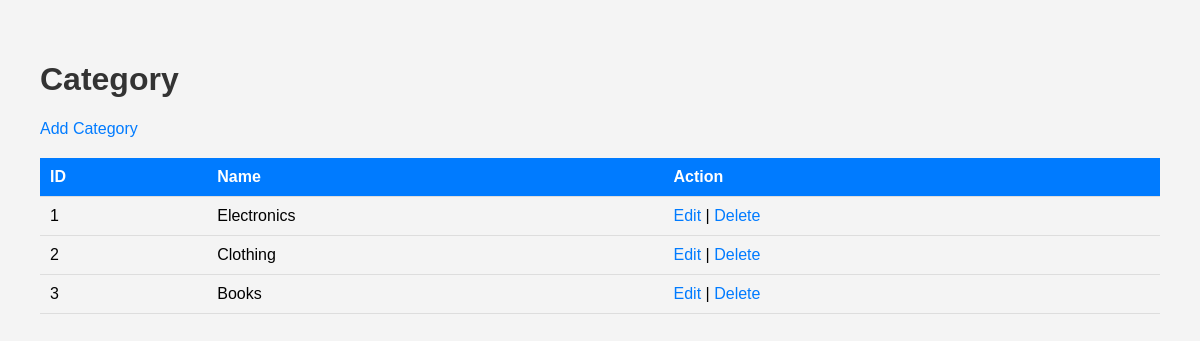
The app's page /code/category-view.php with its own data.
### tables this page shows
CREATE TABLE Categories (
    category_id INT PRIMARY KEY AUTO_INCREMENT,
    category_name VARCHAR(50) NOT NULL
);

### code/category-view.php (the view, shortened to what this page needs)
<!DOCTYPE html>
<html>
<head>
    <link rel="stylesheet" type="text/css" href="include/styles.css">
</head>
<body>
    <h1>Category</h1>
    <a href="add_category.php">Add Category</a>
    <table>
        <tr>
            <th>ID</th>
	    <th>Name</th>
            <th>Action</th>
        </tr>
        <?php
        include 'include/db_connection.php';
        $sql = "SELECT * FROM Categories";
        $result = $pdo->query($sql);
        if ($result->rowCount() > 0) {
            while($row = $result->fetch(PDO::FETCH_ASSOC)) {
                echo "<tr>";
                echo "<td>".$row['category_id']."</td>";
                echo "<td>".$row['category_name']."</td>";
                echo "<td><a href='edit_category.php?id=".$row['category_id']."'>Edit</a> | <a href='delete_category.php?id=".$row['category_id']."'>Delete</a></td>";
                echo "</tr>";
            }
        } else {
            echo "0 results";
        }
        ?>
    </table>
</body>
</html>

### code/include/styles.css (style rules this page uses)
body { font-family: 'Arial', sans-serif; margin: 20px; padding: 20px; background-color: #f4f4f4; }
h1 { color: #333; }
a { text-decoration: none; color: #007bff; }
table { width: 100%; border-collapse: collapse; margin-top: 20px; }
th, td { padding: 10px; text-align: left; border-bottom: 1px solid #ddd; }
th { background-color: #007bff; color: #fff; }

### records on screen
categories: category_id "1", category_name "Electronics"
categories: category_id "2", category_name "Clothing"
categories: category_id "3", category_name "Books"
